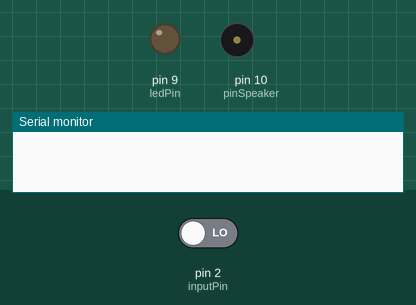
The sketch below on a simulated Arduino Uno, built with avr-gcc and run on an emulated ATmega328P. On the bench: output pins drawn as LEDs (lit = HIGH), buzzer (waves = sounding, pin HIGH), the last lines printed to the serial monitor. Inputs (shaded band) come from the test bench; at power-on: pin 2 (inputPin) LOW.

Above: at 1.2 s.
1.3 s: pin 2 (inputPin) driven HIGH
At 1.75 s:
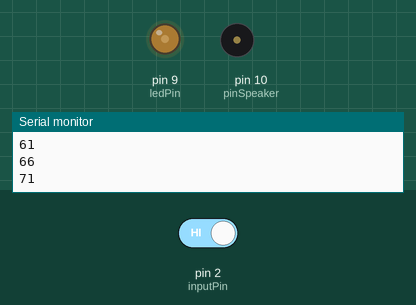
At 2.35 s:
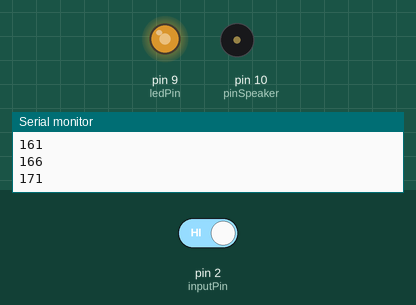
Timing chart, 0 to 10.3 s (numbered marks = the images above; inputs shaded):
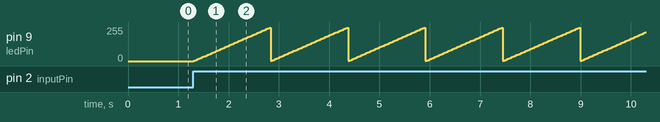

The sketch:

infared.ino
```cpp
// Uses a PIR sensor to detect movement, fades an LED

// more info here: makeprojects.com/Project/PIR-Sensor-ArduinoAlarm/72/1

int ledPin = 9;                // choose the pin for the LED
int brightness = 0;    // how bright the LED is
int fadeAmount = 5;    // how many points to fade the LED by

int inputPin = 2;               // choose the input pin (for PIR sensor)

int pirState = LOW;             // we start, assuming no motion detected

int val = 0;                    // variable for reading the pin status

int pinSpeaker = 10;           //Set up a speaker on a PWM pin (digital 9, 10, or 11)

void setup() {

  pinMode(ledPin, OUTPUT);      // declare LED as output

  pinMode(inputPin, INPUT);     // declare sensor as input

  pinMode(pinSpeaker, OUTPUT);

  Serial.begin(9600);

}

void loop(){

  val = digitalRead(inputPin);  // read input value

  if (val == HIGH) {            // check if the input is HIGH
    for (int i = 1; i<255; i= i+5) {

       Serial.println(i);
      // digitalWrite(ledPin, HIGH);  // turn LED ON
      analogWrite(ledPin, i);

      // wait for 30 milliseconds to see the dimming effect
      delay(30);
    }
     analogWrite(ledPin, 0);


    if (pirState == LOW) {

      // we have just turned on

      Serial.println("Motion detected!");

      // We only want to print on the output change, not state

      pirState = HIGH;

    }

  }

}
```

Measured:
- after the input at 1.3 s, pin 9 (ledPin): ramps from 1/255 to 251/255 and jumps back, once every 1.5 s
